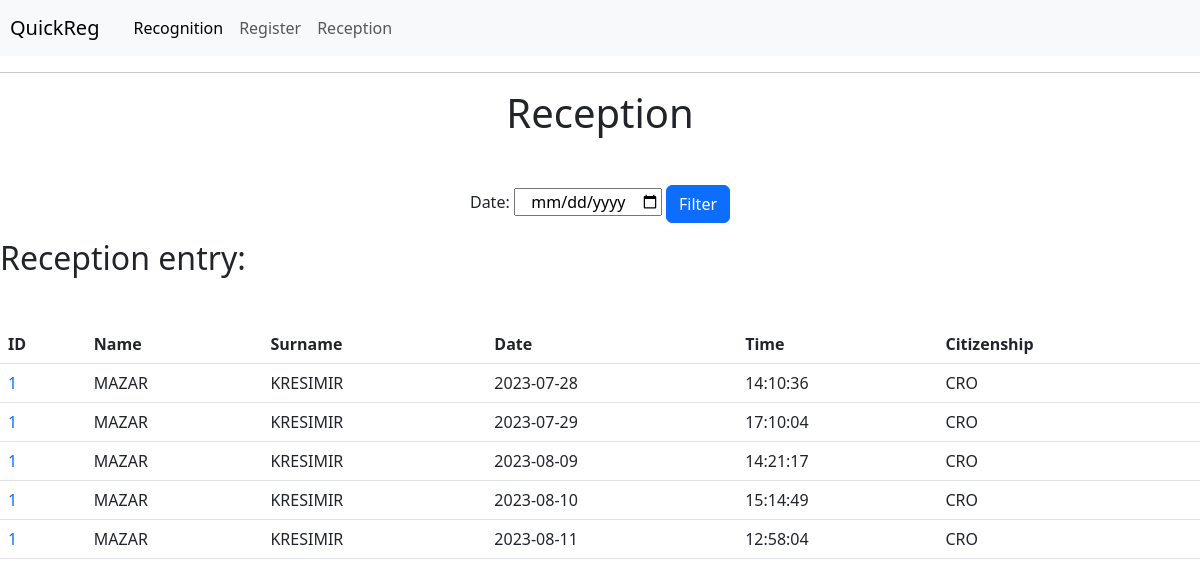
Page /reception on the earlier database version.
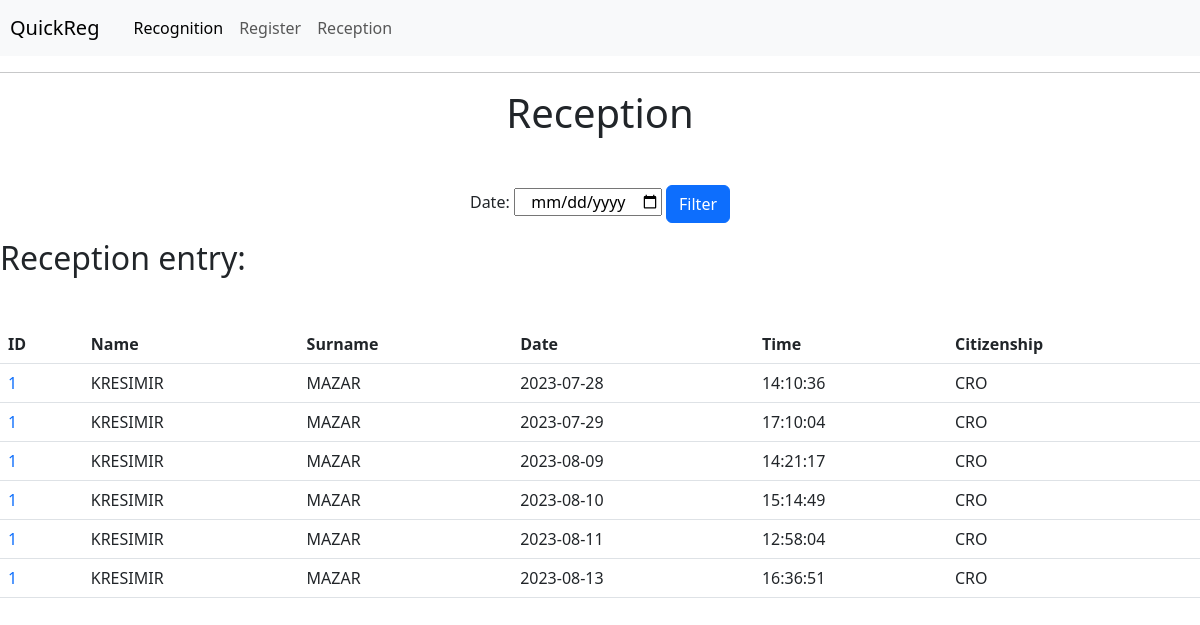
Same page on the later database version.
### app/models.py (models this page shows, shortened)
class Reception(db.Model):
    id = db.Column(db.Integer, primary_key=True)
    user_id = db.Column(db.Integer, db.ForeignKey('user.id'), nullable=False)
    entry_date = db.Column(db.Date, nullable=False)
    entry_time = db.Column(db.Time, nullable=False)
    user = db.relationship('User', backref='receptions')

class User(UserMixin, db.Model):
    id = db.Column(db.Integer, primary_key=True)
    name = db.Column(db.String(128))
    surname = db.Column(db.String(128))
    picture = db.Column(db.LargeBinary)
    sex = db.Column(db.String(10), nullable=True)
    country = db.Column(db.String(100), nullable=True)
    citizenship = db.Column(db.String(100), nullable=True)
    date_of_birth = db.Column(db.Date)
    date_of_registration = db.Column(db.Date)
    identity_card_number = db.Column(db.String(50))
    date_of_expiry = db.Column(db.Date)
    residence = db.Column(db.String(200))
    issued_by = db.Column(db.String(200))
    oib = db.Column(db.String(20))
    front_document = db.Column(db.LargeBinary)
    back_document = db.Column(db.LargeBinary)

### app/routes.py (the view)
@app.route('/reception', methods=['GET'])
def reception():
    selected_date_str = request.args.get('date')
    if selected_date_str:
        selected_date = datetime.strptime(selected_date_str, '%Y-%m-%d').date()
        entries = Reception.query.filter(Reception.entry_date == selected_date).options(joinedload(Reception.user)).all()
    else:
        entries = Reception.query.all()
    today_date = datetime.now().strftime('%d-%m-%Y')
    return render_template('reception.html', entries=entries, today_date=today_date)

### app/templates/reception.html (shortened to what this page needs)
{% extends "base.html" %}
{% block content %}
    <h1 class="text-center mb-5">Reception</h1>
    <div class="mb-3 text-center">
        <label for="entry_date" class="form-label text-center">Date:</label>
        <input type="date" id="entry_date" class="text-center" name="entry_date" value="{{ today_date }}" class="form-control date-input">
        <a href="#" id="filter-btn" class="btn btn-primary">Filter</a>
    </div>
    {% if entries %}
        <h2 class=" mb-5">Reception entry:</h2>
        <table class="table">
            <thead>
                <tr>
                    <th>ID</th>
                    <th>Name</th>
                    <th>Surname</th>
                    <th>Date</th>
                    <th>Time</th>
                    <th>Citizenship</th>
                </tr>
            </thead>
            <tbody id="table-body">
                {% for entry in entries %}
                <tr>
                    <td><a href="{{ url_for('profile', user_id=entry.user.id) }}" style="text-decoration: none;">{{ entry.user.id }}</a></td>
                    <td>{{ entry.user.name }}</td>
                    <td>{{ entry.user.surname }}</td>
                    <td>{{ entry.entry_date.strftime('%Y-%m-%d') }}</td>
                    <td>{{ entry.entry_time.strftime('%H:%M:%S') }}</td>
                    <td>{{ entry.user.citizenship}}</td>
                </tr>
                {% endfor %}
            </tbody>
        </table>
    {% endif %}
{% endblock %}

### app/templates/base.html (shortened to what this page needs)
<html>
    <head>
        <link rel="stylesheet" href="{{ url_for('static', filename='css/base.css') }}">
        <link href="https://cdn.jsdelivr.net/npm/bootstrap@5.3.0/dist/css/bootstrap.min.css" rel="stylesheet">
    </head>
    <body>
        <nav class="navbar navbar-expand-lg navbar-light bg-light">
            <a class="navbar-brand" href="{{ url_for('welcome') }}">QuickReg</a>
            <div class="collapse navbar-collapse" id="navbarNavAltMarkup">
              <div class="navbar-nav">
                <a class="nav-item nav-link active" href="{{ url_for('recognition') }}">Recognition</a>
                <a class="nav-item nav-link" href="{{ url_for('register') }}">Register</a>
                <a class="nav-item nav-link" href="{{ url_for('reception') }}">Reception</a>
              </div>
            </div>
          </nav>
        <hr>
        {% block content %}{% endblock %}
    </body>
</html>

### app/static/css/base.css (style rules this page uses)
nav { background-color: #555; color: #fff; padding: 5px; }
nav a { color: #fff; text-decoration: none; padding: 5px 10px; }

Differences in the rows shown:
changed through a linked row, Reception (number 1 of 6 on the later page): user.name "MAZAR" → "KRESIMIR"; user.surname "KRESIMIR" → "MAZAR"
changed through a linked row, Reception (number 2 of 6 on the later page): user.name "MAZAR" → "KRESIMIR"; user.surname "KRESIMIR" → "MAZAR"
changed through a linked row, Reception (number 3 of 6 on the later page): user.name "MAZAR" → "KRESIMIR"; user.surname "KRESIMIR" → "MAZAR"
changed through a linked row, Reception (number 4 of 6 on the later page): user.name "MAZAR" → "KRESIMIR"; user.surname "KRESIMIR" → "MAZAR"
changed through a linked row, Reception (number 5 of 6 on the later page): user.name "MAZAR" → "KRESIMIR"; user.surname "KRESIMIR" → "MAZAR"
added Reception: user.id "1", user.name "KRESIMIR", user.surname "MAZAR", entry_date "2023-08-13", entry_time "16:36:51", user.citizenship "CRO"
